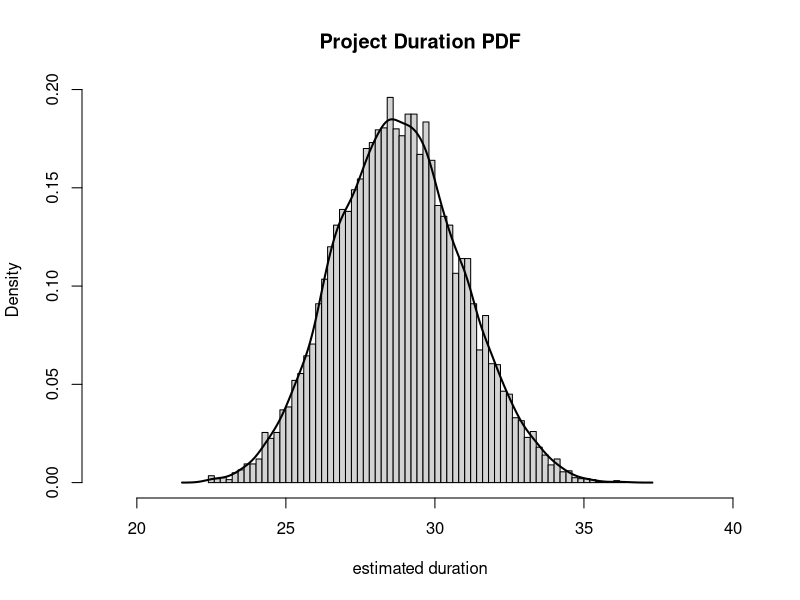
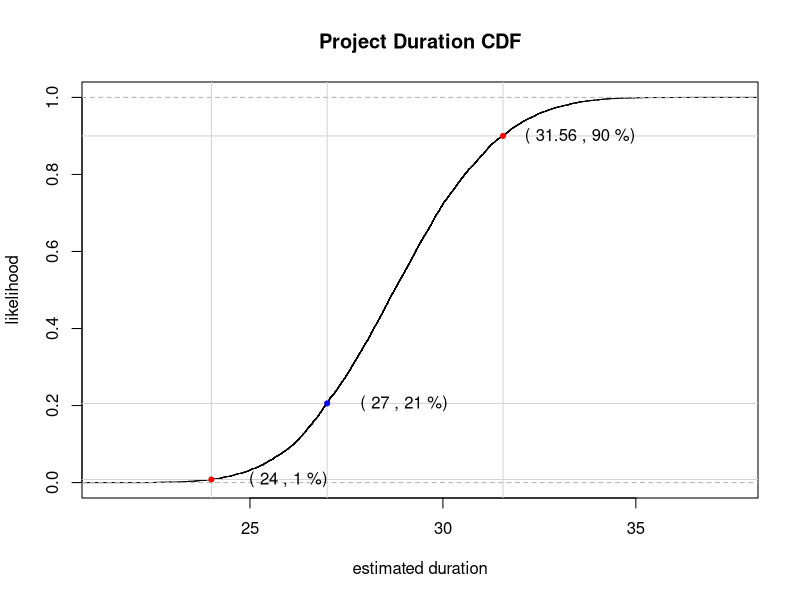

Here is the R script that generated these plots, in order:
# read tasks duration file
df_tasks = read.csv('tasks_durations.csv')
print(df_tasks)


# shift most likely estaimtes for early tasks half way closer to v3
df_tasks[1:3,]$v2 = (df_tasks[1:3,]$v3 + df_tasks[1:3,]$v2)/2


# uniform random sampling for n runs
n = 10000

#### Inverse Sampling Transform ####

# Sampling Inverse transformation sampling takes
# uniform samples of a number r between 0 and 1, interpreted as
# a probability, and then returns the largest number x from the
# domain of the distribution

# inverse sampling functions for triangular and discrete distribution

inv_triangle_cdf <- function (P, vmin, vml, vmax){
  # inverse triangle cdf is used to translate probabilities based on triangular
  # PDF, stuiable for 3-point estimate simulation
  Pvml <- (vml-vmin)/(vmax-vmin)
  
  return(ifelse(P < Pvml,
                vmin + sqrt(P*(vml-vmin)*(vmax-vmin)),
                vmax - sqrt((1-P)*(vmax-vml)*(vmax-vmin))))
}

inv_discrete_cdf <- function(P=runif(1000),  v=c(2,3), pmf=c(.75,.25)){
  # inverse discrete cdf is used to translate probabilities based on discrete
  # distribution, PMF. suitable for simulating discrete estimates
  
  cdf=cumsum(pmf)

  x = ifelse(P <= cdf[1], v[1], v[2])
  return(x)
}

inv_discrete2_cdf <- function(n=1000, v=c(2,3), pmf=c(.75,.25)){
  # this function approaches the sampling of discrete values  differently,
  # it will generate n samples of values v from the discrete distribution
  # specified by pmf
  
  return (sample(x=v, size=n, prob=pmf, replace = TRUE))
  
}

test_inv_discrete_cdf_functions <-function(trials=1000, invFn = "inv_discrete_cdf"){
  # testing inv_discrete_cdf functions to compare the two methods
  samples = c()
  for (i in 1:trials){
    s = sum(get(invFn)() == 2)
    samples = append(samples, s)
  }
  samples_summary = summary(samples)
  hist(samples/trials,breaks = 50, probability = FALSE,
       main = paste0("Density of value in trials - ", invFn),
       xlab="Simulated value")
  abline(v=samples_summary["Median"]/trials, lty = 2, col = "blue")
  title(sub = paste("Median (in blue) ", samples_summary["Median"]/trials))
  
  sd(samples)
  mean(samples)
  summary(samples)
}

# test_inv_discrete_cdf_functions(invFn = "inv_discrete_cdf")
# test_inv_discrete_cdf_functions(invFn = "inv_discrete2_cdf")


#### run the simulation ####

#create data frame with rows = number of trials and cols = number of tasks
tsim <- as.data.frame(matrix(nrow=n,ncol=nrow(df_tasks)))

# for each task, simulate values using the appropriate inverse sampling method
for (i in 1:nrow(df_tasks)){
  
  s = sprintf("i: %s, Task: %s, estimate type = %s", i, 
              df_tasks[i,"task"], 
              df_tasks[i, ]$type)
  print(s)
  if (df_tasks[i,"type"]=="3-point"){
    tmin = df_tasks[i,'v1']
    tml = df_tasks[i,'v2']
    tmax = df_tasks[i,'v3']
    
    print(sprintf("tmin: %s, tml: %s, tmax: %s", tmin,tml,tmax))
    estimated_t = inv_triangle_cdf(
      P=runif(n), 
      vmin=tmin, 
      vml=tml, 
      vmax=tmax)
    
    tsim[,i] = estimated_t
  } else {
    t1 = df_tasks[i,'v1']
    t2 = df_tasks[i,'v2']
    p1 = df_tasks[i,'p1']
    p2 = df_tasks[i,'p2']
    print(sprintf("tmin: %s (%s), tmax: %s (%s)", t1,p1, t2,p2))
    
    estimated_t = inv_discrete_cdf(P = runif(n), v=c(t1,t2), pmf=c(p1,p2))
    tsim[,i] = estimated_t
  }
    
}

# Calculate total project duration, from sequence diagram
# project_duration = T1 + max(T2, T3) + T4 + T5

tsim["total_duration"] = tsim$V1 + pmax(tsim$V2, tsim$V3) + tsim$V4 + tsim$V5

#### calc of project duration using simple arithmeitc on min, ml and max values ####

d_mins = append(df_tasks[1:4,]$v1, df_tasks[5,]$v1)
d_mls = append(df_tasks[1:4,]$v2, df_tasks[5,]$v1)
d_max = append(df_tasks[1:4,]$v3, df_tasks[5,]$v2)

project_duration <- function(tasks_d){
  return(tasks_d[1] + pmax(tasks_d[2],tasks_d[3]) + tasks_d[4] + tasks_d[5])
  
}

project_min_all = project_duration(d_mins)
project_ml_all  = project_duration(d_mls)
project_max_all = project_duration(d_max)


#### analyse results ####

Fx <- ecdf(tsim$total_duration)
qq = quantile(ecdf(tsim$total_duration),c(0.05,0.5,0.9,.95,1),type=7)
Fx(project_duration(d_mins))
Fx(project_duration(d_mls))
Fx(project_duration(d_max))
Fx(27)

print(paste0("probability to finish in ", project_min_all, "d is ", Fx(project_min_all)))
print(paste0("probability to finish in ", project_ml_all, "d is ", Fx(project_ml_all)))
print(paste0("probability to finish in ", project_max_all, "d is ", Fx(project_max_all)))


print(paste0("probability to finish in ", 27, "d is ", Fx(27)))

print(paste0("90% likely completion time is ", qq["90%"], "d "))


#### plots ####



hist(tsim$total_duration, breaks=50, probability = TRUE, 
     main = "Project Duration PDF", xlab="estimated duration",
     xlim=c(19,40))
lines(density(tsim$total_duration), lwd=2)
plot(ecdf(tsim$total_duration), main = "Project Duration CDF",ylab = "likelihood", xlab="estimated duration")
x = qq['90%']
y = .9
abline(v=x, h=y, col = "lightgray")      
points(x,y,  col = "red", pch=20)
text(x=x+2,y=y, labels = paste('(',round(x,2),',',round(y,2)*100,'%)'))
x = 27
y = Fx(27)
abline(v=x, h=y, col = "lightgray")      
points(x,y,  col = "blue", pch=20)
text(x=x+2,y=y, labels = paste('(',round(x,2),',',round(y,2)*100,'%)'))
y = Fx(24)
x = 24
abline(v=x, h=y, col = "lightgray")      
points(x,y,  col = "red", pch=20)
text(x=x+2,y=y, labels = paste('(',round(x,2),',',round(y,2)*100,'%)'))



